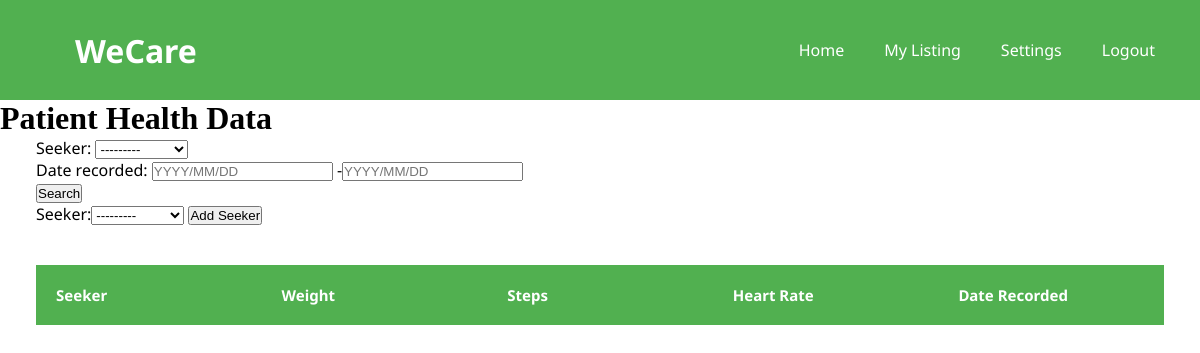
The page /providerdashboard (signed in) on the database as committed earlier.
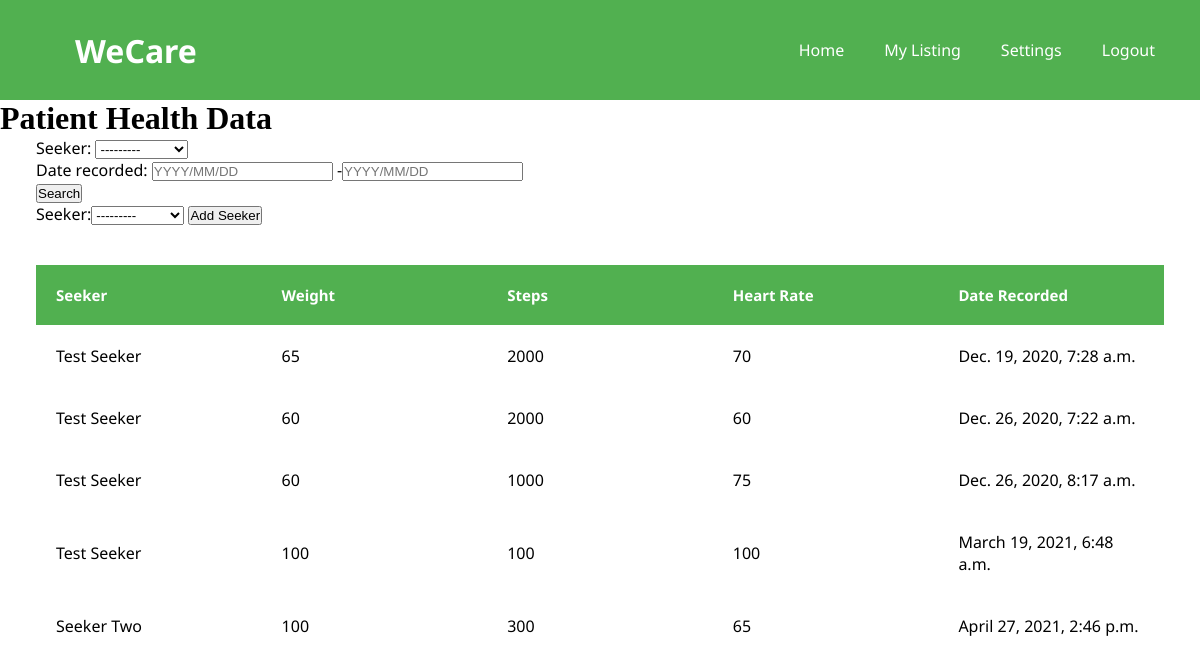
The same page on the database as committed later.
### healthdata/models.py (models this page shows, shortened)
class HealthData(models.Model):
    seeker = models.ForeignKey(Seeker, on_delete=models.CASCADE)
    heartrate = models.IntegerField(
        validators=[MaxValueValidator(210), MinValueValidator(50)])
    weight = models.IntegerField()
    steps = models.IntegerField()
    date_recorded = models.DateTimeField(default=timezone.now)

### users/models.py (models this page shows, shortened)
class Seeker(models.Model):
    user = models.OneToOneField(
        User, on_delete=models.CASCADE, primary_key=True)
    phone_number = models.CharField(max_length=20)
    location = models.CharField(max_length=20)
    medicaid_recepient = models.BooleanField(default=False)
    ethnicity = models.CharField(max_length=20)
    def __str__(self):
        return f'{self.user.first_name} {self.user.last_name}'

class User(AbstractUser):
    email = models.EmailField(unique=True)
    is_seeker = models.BooleanField(default=False)
    is_provider = models.BooleanField(default=False)
    first_name = models.CharField(max_length=100)
    last_name = models.CharField(max_length=100)
    USERNAME_FIELD = 'email'
    REQUIRED_FIELDS = []

### listings/views.py (the view, shortened to what this page needs)
# urls.py: path('providerdashboard', listings.providerdashboard, name='p_dashboard'),
def providerdashboard(request):
    user_lis = []
    qs_list = []
    qs_filter = []
    us_count = 0
    qs = HealthData.objects.none()
    provider = get_object_or_404(Provider, user=request.user)
    is_consulting = IsConsulting.objects.filter(
        provider=provider).values_list('seeker', flat=True)
    if is_consulting != None:
        us = HealthData.objects.filter(seeker__in=is_consulting)
        healthdata_filter = HealthDataFilter(
            request.GET, queryset=us)
    else:
        healthdata_filter = None
        us = None
    context = {
        'form': AddSeekerForm,
        'healthdata_filter': healthdata_filter,
        'us': us,
        'qs_list': qs_list
    }
    return render(request, 'listings/provider_dashboard.html', context)

### listings/templates/listings/provider_dashboard.html
{% extends "listings/base.html" %}
{% load static %}
{% block content %}
<link rel="stylesheet" href="{% static 'listings/provider_dashboard.css' %}">
<link rel="stylesheet" href="{% static 'listings/dashboard.css' %}">
<h1>Patient Health Data</h1>
<div class="parent_container">
    <div class="table_container">
        <form method="get">
            {{ healthdata_filter.form.as_p }}
            <button type="submit">Search</button>
        </form>
        <div class="add_seeker">
            <form method="POST">
                {{ form }}
                <button type="submit">Add Seeker</button>
            </form>
        </div>
        <table class="listings_table">
            <thead>
                <tr>
                    <th>Seeker</th>
                    <th>Weight</th>
                    <th>Steps</th>
                    <th>Heart Rate</th>
                    <th>Date Recorded</th>
                </tr>
            </thead>
            {% for healthdata in healthdata_filter.qs %}
                <tr>
                    <td><a>{{ healthdata.seeker }}</a></td>
                    <td>{{ healthdata.weight }}</td>
                    <td>{{ healthdata.steps }}</td>
                    <td>{{ healthdata.heartrate }}</td>
                    <td>{{ healthdata.date_recorded }}</td>
                </tr>
            {% endfor %}
        </table>
    </div>
</div>
{% endblock content %}

Rows that differ between the two databases and show on the page:
now on this page (row unchanged): HealthData: seeker "Test Seeker", weight "65", steps "2000", heartrate "70", date_recorded "Dec. 19, 2020, 7:28 a.m."
now on this page (row unchanged): HealthData: seeker "Test Seeker", weight "60", steps "2000", heartrate "60", date_recorded "Dec. 26, 2020, 7:22 a.m."
now on this page (row unchanged): HealthData: seeker "Test Seeker", weight "60", steps "1000", heartrate "75", date_recorded "Dec. 26, 2020, 8:17 a.m."
now on this page (row unchanged): HealthData: seeker "Test Seeker", weight "100", steps "100", heartrate "100", date_recorded "March 19, 2021, 6:48 a.m."
added HealthData: seeker "Seeker Two", weight "100", steps "300", heartrate "65", date_recorded "April 27, 2021, 2:46 p.m."
